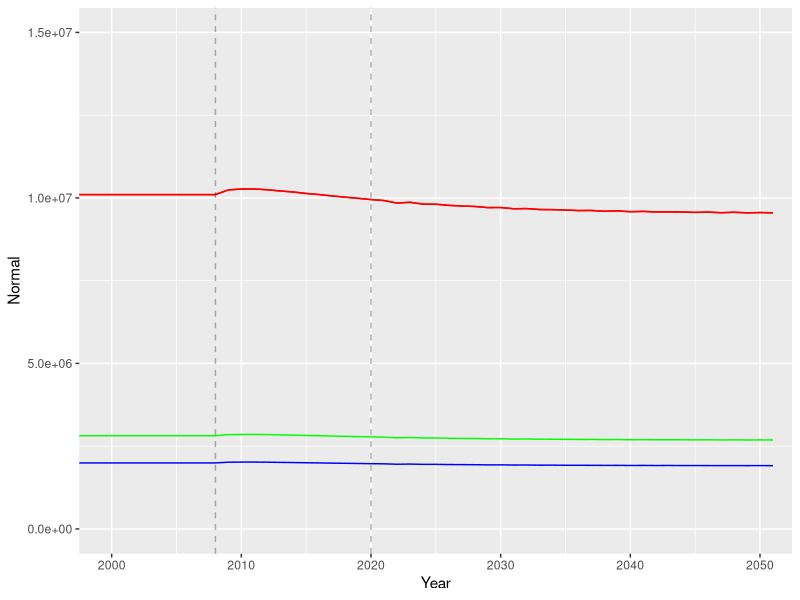
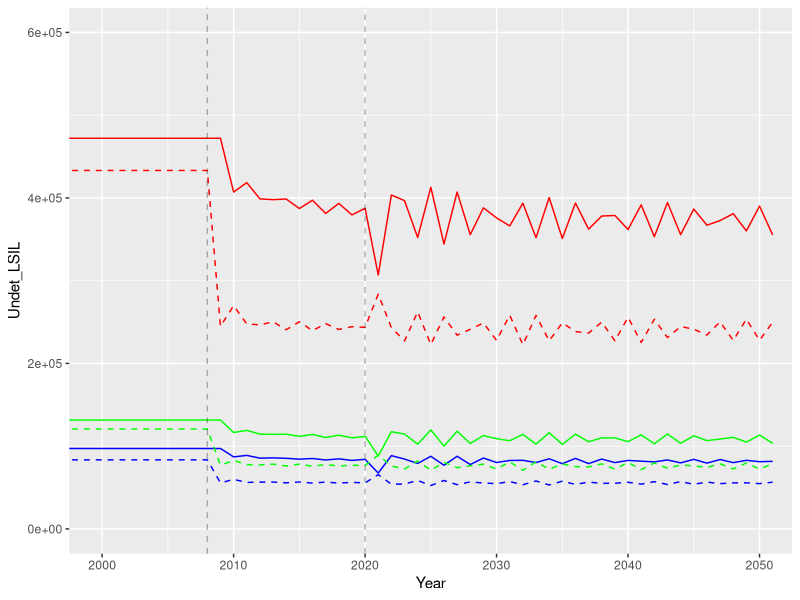

Write R code to recreate these figures, in order. (Note: this script raises an error after producing the figures.)
## FINAL MODEL BY RACE ##

library(ggplot2)

# Create function
analysis_byrace <- function(perc_race,screen,vax){
  
  #################### UNVACCINATED ####################
  
  #### Starting parameters ####
  t = 1030 # 1030 years
  N.states = 8
  
  # Population size
  # 154566548 = all women
  Pop_size_1 = 14683822*perc_race*(1-vax)
  Pop_size_2 = 10201392*perc_race*(1-vax)
  Pop_size_3 = 19939084*perc_race*(1-vax)

  # aging into cohort
  age_in <- (1/20) # multiply by pop under 18
  # aging up within cohort
  age_up_0 <- 1/3 # proportion turning 21
  age_up_1 <- 1/4 # proportion turning 25
  age_up_2 <- 1/5 # proportion turning 30
  # aging out of cohort
  age_out <- 1/10 # proportion turning 40
  # Dying
  p_die_1 <- 74/100000 # proportion dying age 18-24
  p_die_2_3 <- 164/100000 # proportion dying age 25-39
  
  # undetected
  norm_ulsil_0 <- 0.15 # normal > undetected LSIL (18-20)
  norm_ulsil_1 <- 0.08 # normal > undetected LSIL (21-24)
  norm_ulsil_2 <- 0.02 # normal > undetected LSIL (25-29)
  norm_ulsil_3 <- 0.01 # normal > undetected LSIL (30-39)
  ulsil_norm_1 <- 0.60 # undetected LSIL > normal (18-24)
  ulsil_norm_2_3 <- 0.4 # undetected LSIL > normal (25-39)
  ulsil_uhsil_1 <- 0.14 # undetected LSIL > undetected HSIL (18-24)
  ulsil_uhsil_2_3 <- 0.35 # undetected LSIL > undetected HSIL (25-39)
  uhsil_ulsil_1 <- 0.62 # undetected HSIL > undetected LSIL (18-24)
  uhsil_ulsil_2_3 <- 0.20 # undetected HSIL > undetected LSIL (25-39)
  uhsil_ucan <- 6.4/100000 # undetected HSIL > undetected cancer
  
  # detected
  norm_dlsil_1 <- norm_ulsil_1 # normal > detected LSIL (21-24)
  norm_dlsil_2 <- norm_ulsil_2 # normal > detected LSIL (24-29)
  norm_dlsil_3 <- norm_ulsil_3 # normal > detected LSIL (30-39)
  dlsil_norm_1 <- ulsil_norm_1 # detected LSIL > normal (21-24)
  dlsil_norm_2_3 <- ulsil_norm_2_3 # detected LSIL > normal (25-39)
  dlsil_dhsil_1 <- ulsil_uhsil_1 # detected LSIL > detected HSIL (21-24)
  dlsil_dhsil_2_3 <- ulsil_uhsil_2_3 # detected LSIL > detected HSIL (25-39)
  dhsil_dlsil_1 <-  uhsil_ulsil_1 # detected HSIL > detected LSIL (21-24)
  dhsil_dlsil_2_3 <-  uhsil_ulsil_2_3 # detected HSIL > detected LSIL (25-39)
  dhsil_dcan <- uhsil_ucan # detected HSIL > detected cancer
  dcan_dcandeath <- 0.35 # detected cancer > detected cancer death
  
  # treatment
  dhsil_norm <- 0.9*0.9 # detected HSIL > normal (% success * % treated)
  dcan_norm <- 0.5*1 # detected cancer > normal (% success (based on ~5 year survival) * % treated)
  
  # hysterectomies
  hyst_1 <- -log(0.99)/10 # hysterectomy 21-29 (normalized from 10 year rate > 1 year rate)
  hyst_2 <- -log(0.96)/10 # hysterectomy 30-39 (normalized from 10 year rate > 1 year rate)
  
  
  #### Create array ####
  
  # Create years label
  prefix = "Year"
  suffix = seq(1:t)
  years = paste(prefix, suffix, sep=" ")
  
  # Create empty array
  arr1 = array(NA, dim=c(t, N.states, 4), dimnames=list(years, c("Normal","Undet_LSIL","Det_LSIL","Undet_HSIL","Det_HSIL","Undet_Cancer","Det_Cancer","Cancer_Death"), c("18-20","21-24","25-29","30-39")))
  
  # Assign starting prevalence of each state
  prev1 = 0.8
  prev2 = 0.1
  prev3 = 0
  prev4 = 0.1
  prev5 = 0
  prev6 = 0
  prev7 = 0
  prev8 = 0
  
  # Assign starting states
  set.seed(123)
  arr1[1,,] <- rmultinom(1, (Pop_size_1+Pop_size_2+Pop_size_3), prob=c(prev1,prev2,prev3,prev4,prev5,prev6,prev7,prev8)) 
  
  
  ### Run model ###
  
  for(i in 2:t){
  
  ########################### Variable rates ########################
  
  t.index <- i
  
  # screening
  ulsil_dlsil <- ifelse(t.index<1000|t.index>1000,screen,(screen)*0.6)
  uhsil_dhsil <- ifelse(t.index<1000|t.index>1000,screen,(screen)*0.6)
  ucan_dcan <- screen
  
  # loss to follow up
  dlsil_uhsil <- ifelse(t.index<1000|t.index>1000,(1-screen),(1-screen)*1.4)
  #dhsil_ucan <- ifelse(t.index<1000|t.index>1000,0.17/3,(0.17/3)*1.4)
  dhsil_ucan <- 1-screen
  
  ########################### 18-20 ########################
  
  # Normal 18-20 (1)
  arr1[i,1,1] <- (arr1[(i-1),1,1]) +  
    (Pop_size_1*age_in) +             # age in
    (arr1[(i-1),2,1])*ulsil_norm_1 -  # undetected LSIL regress to normal
    (arr1[(i-1),1,1])*norm_ulsil_1 -  # normal progress to undetected LSIL
    (arr1[(i-1),1,1])*age_up_0 -      # age up
    (arr1[(i-1),1,1])*p_die_1         # die (unrelated)
  # LSIL undetected 18-20 (2)
  arr1[i,2,1] <- (arr1[(i-1),2,1]) +  
    (arr1[(i-1),1,1])*norm_ulsil_0 +  # normal progress to undetected LSIL
    (arr1[(i-1),4,1])*uhsil_ulsil_1 - # undetected HSIL regress to undetected LSIL
    (arr1[(i-1),2,1])*ulsil_norm_1 -  # undetected LSIL regress to normal
    (arr1[(i-1),2,1])*ulsil_uhsil_1 - # undetected LSIL progress to undetected HSIL
    (arr1[(i-1),2,1])*age_up_0 -      # age up
    (arr1[(i-1),2,1])*p_die_1         # die (unrelated)
  # LSIL detected 18-20 (3) = 0
  arr1[i,3,1] <- (arr1[(i-1),3,1])    # stay the same (0)
  # HSIL undetected 18-20 (4) 
  arr1[i,4,1] <- (arr1[(i-1),4,1]) + 
    (arr1[(i-1),2,1])*ulsil_uhsil_1 - # undetected LSIL progress to undetected HSIL 
    (arr1[(i-1),4,1])*uhsil_ulsil_1 - # undetected HSIL regress to undetected LSIL
    (arr1[(i-1),4,1])*age_up_0 -      # age up
    (arr1[(i-1),4,1])*p_die_1         # die (unrelated)
  # HSIL detected 18-20 (5) = 0
  arr1[i,5,1] <- (arr1[(i-1),5,1])    # stay the same (0)
  # Cancer undetected 18-20 (6) = 0
  arr1[i,6,1] <- (arr1[(i-1),6,1])    # stay the same (0)
  # Cancer detected 18-20 (7) = 0
  arr1[i,7,1] <- (arr1[(i-1),7,1])    # stay the same (0)
  # Cancer deaths 18-20 (8) = 0
  arr1[i,8,1] <- (arr1[(i-1),8,1])    # stay the same (0)
  
  ########################### 21-24 ########################
  
  # Normal 21-24 (1)
  arr1[i,1,2] <- (arr1[(i-1),1,2]) +  
    (arr1[(i-1),1,1])*age_up_0 +      # age up
    (arr1[(i-1),2,2])*ulsil_norm_1 +  # undetected LSIL regress to normal
    (arr1[(i-1),5,2])*dhsil_norm +    # detected HSIL treated to normal
    (arr1[(i-1),3,2])*dlsil_norm_1 -  # detected LSIL regress to normal
    (arr1[(i-1),1,2])*norm_ulsil_1 -  # normal progress to undetected LSIL
    (arr1[(i-1),1,2])*norm_dlsil_1 -  # normal progress to detected LSIL
    (arr1[(i-1),1,2])*age_up_1 -      # age up
    (arr1[(i-1),1,2])*hyst_1-         # hysterectomy
    (arr1[(i-1),1,2])*p_die_1         # die (unrelated)
  # LSIL undetected 21-24 (2)
  arr1[i,2,2] <- (arr1[(i-1),2,2]) + 
    (arr1[(i-1),2,1])*age_up_0 +      # age up
    (arr1[(i-1),1,2])*norm_ulsil_1 +  # normal progress to undetected LSIL
    (arr1[(i-1),4,2])*uhsil_ulsil_1 - # undetected HSIL regress to undetected LSIL
    (arr1[(i-1),2,2])*ulsil_norm_1 -  # undetected LSIL regress to normal
    (arr1[(i-1),2,2])*ulsil_uhsil_1 - # undetected LSIL progress to undetected HSIL
    (arr1[(i-1),2,2])*ulsil_dlsil -   # undetected LSIL screened to detected LSIL
    (arr1[(i-1),2,2])*age_up_1 -      # age up
    (arr1[(i-1),2,2])*hyst_1-         # hysterectomy
    (arr1[(i-1),2,2])*p_die_1         # die (unrelated)
  # LSIL detected 21-24 (3)
  arr1[i,3,2] <- (arr1[(i-1),3,2]) + 
    (arr1[(i-1),3,1])*age_up_0 +      # age up
    (arr1[(i-1),1,2])*norm_dlsil_1 +  # normal progress to detected LSIL
    (arr1[(i-1),5,2])*dhsil_dlsil_1 + # detected HSIL regress to detected LSIL
    (arr1[(i-1),2,2])*ulsil_dlsil -   # undetected LSIL screened to detected LSIL
    (arr1[(i-1),3,2])*dlsil_norm_1 -  # detected LSIL regress to normal
    (arr1[(i-1),3,2])*dlsil_dhsil_1 - # detected LSIL progress to detected HSIL
    (arr1[(i-1),3,2])*dlsil_uhsil -   # detected LSIL LTFU to undetected HSIL
    (arr1[(i-1),3,2])*age_up_1 -      # age up
    (arr1[(i-1),3,2])*hyst_1-         # hysterectomy
    (arr1[(i-1),3,2])*p_die_1         # die (unrelated)
  # HSIL undetected 21-24 (4) 
  arr1[i,4,2] <- (arr1[(i-1),4,2]) + 
    (arr1[(i-1),4,1])*age_up_0 +      # age up
    (arr1[(i-1),2,2])*ulsil_uhsil_1 + # undetected LSIL progress to undetected HSIL 
    (arr1[(i-1),3,2])*dlsil_uhsil -   # detected LSIL LTFU to undetected HSIL
    (arr1[(i-1),4,2])*uhsil_ulsil_1 - # undetected HSIL regress to undetected LSIL
    (arr1[(i-1),4,2])*uhsil_dhsil -   # undetected HSIL screened to detected HSIL
    (arr1[(i-1),4,2])*age_up_1 -      # age up
    (arr1[(i-1),4,2])*hyst_1-         # hysterectomy
    (arr1[(i-1),4,2])*p_die_1         # die (unrelated)
  # HSIL detected 21-24 (5)
  arr1[i,5,2] <- (arr1[(i-1),5,2]) + 
    (arr1[(i-1),5,1])*age_up_0 +      # age up
    (arr1[(i-1),3,2])*dlsil_dhsil_1 + # detected LSIL progress to detected HSIL
    (arr1[(i-1),4,2])*uhsil_dhsil -   # undetected HSIL screened to detected HSIL
    (arr1[(i-1),5,2])*dhsil_dlsil_1 - # detected HSIL regress to detected LSIL
    (arr1[(i-1),5,2])*dhsil_norm -    # detected HSIL treated to normal
    (arr1[(i-1),5,2])*age_up_1 -      # age up
    (arr1[(i-1),5,2])*hyst_1-         # hysterectomy
    (arr1[(i-1),5,2])*p_die_1         # die (unrelated)
  # Cancer undetected 18-24 (6) = 0
  arr1[i,6,2] <- (arr1[(i-1),6,2])    # stay the same (0)
  # Cancer detected 18-24 (7) = 0
  arr1[i,7,2] <- (arr1[(i-1),7,2])    # stay the same (0)
  # Cancer deaths 18-24 (8) = 0
  arr1[i,8,2] <- (arr1[(i-1),8,2])    # stay the same (0)
  
  ########################### 25-29 ########################
  
  # Normal 25-29 (1)
  arr1[i,1,3] <- (arr1[(i-1),1,3]) +  
    (arr1[(i-1),1,2])*age_up_1 +        # age up
    (arr1[(i-1),2,3])*ulsil_norm_2_3 +  # undetected LSIL regress to normal
    (arr1[(i-1),5,3])*dhsil_norm +      # detected HSIL treated to normal
    (arr1[(i-1),7,3])*dcan_norm +       # detected cancer treated to normal
    (arr1[(i-1),3,3])*dlsil_norm_2_3 -  # detected LSIL regress to normal
    (arr1[(i-1),1,3])*norm_ulsil_2 -    # normal progress to undetected LSIL
    (arr1[(i-1),1,3])*norm_dlsil_2 -    # normal progress to detected LSIL
    (arr1[(i-1),1,3])*age_up_2 -        # age up 
    (arr1[(i-1),1,3])*hyst_1-           # hysterectomy
    (arr1[(i-1),1,3])*p_die_2_3         # die (unrelated)
  # LSIL undetected 25-29 (2)
  arr1[i,2,3] <- (arr1[(i-1),2,3]) + 
    (arr1[(i-1),2,2])*age_up_1 +        # age up
    (arr1[(i-1),1,3])*norm_ulsil_2 +    # normal progress to undetected LSIL
    (arr1[(i-1),4,3])*uhsil_ulsil_2_3 - # undetected HSIL regress to undetected LSIL
    (arr1[(i-1),2,3])*ulsil_norm_2_3 -  # undetected LSIL regress to normal
    (arr1[(i-1),2,3])*ulsil_uhsil_2_3 - # undetected LSIL progress to undetected HSIL
    (arr1[(i-1),2,3])*ulsil_dlsil -     # undetected LSIL screened to detected LSIL
    (arr1[(i-1),2,3])*age_up_2 -        # age up
    (arr1[(i-1),2,3])*hyst_1-           # hysterectomy
    (arr1[(i-1),2,3])*p_die_2_3         # die (unrelated)
  # LSIL detected 25-29 (3)
  arr1[i,3,3] <- (arr1[(i-1),3,3]) + 
    (arr1[(i-1),3,2])*age_up_1 +        # age up
    (arr1[(i-1),1,3])*norm_dlsil_2 +    # normal progress to detected LSIL
    (arr1[(i-1),5,3])*dhsil_dlsil_2_3 + # detected HSIL regress to detected LSIL
    (arr1[(i-1),2,3])*ulsil_dlsil -     # undetected LSIL screened to detected LSIL
    (arr1[(i-1),3,3])*dlsil_norm_2_3 -  # detected LSIL regress to normal
    (arr1[(i-1),3,3])*dlsil_dhsil_2_3 - # detected LSIL progress to detected HSIL
    (arr1[(i-1),3,3])*dlsil_uhsil -     # detected LSIL LTFU to undetected HSIL
    (arr1[(i-1),3,3])*age_up_2 -        # age up
    (arr1[(i-1),3,3])*hyst_1-           # hysterectomy
    (arr1[(i-1),3,3])*p_die_2_3         # die (unrelated)
  # HSIL undetected 25-29 (4) 
  arr1[i,4,3] <- (arr1[(i-1),4,3]) + 
    (arr1[(i-1),4,2])*age_up_1 +        # age up
    (arr1[(i-1),2,3])*ulsil_uhsil_2_3 + # undetected LSIL progress to undetected HSIL 
    (arr1[(i-1),3,3])*dlsil_uhsil -     # detected LSIL LTFU to undetected HSIL
    (arr1[(i-1),4,3])*uhsil_ulsil_2_3 - # undetected HSIL regress to undetected LSIL
    (arr1[(i-1),4,3])*uhsil_ucan -      # undetected HSIL progress to undetected cancer
    (arr1[(i-1),4,3])*uhsil_dhsil -     # undetected HSIL screened to detected HSIL
    (arr1[(i-1),4,3])*age_up_2 -        # age up
    (arr1[(i-1),4,3])*hyst_1-           # hysterectomy
    (arr1[(i-1),4,3])*p_die_2_3         # die (unrelated)
  # HSIL detected 25-29 (5)
  arr1[i,5,3] <- (arr1[(i-1),5,3]) + 
    (arr1[(i-1),5,2])*age_up_1 +        # age up
    (arr1[(i-1),3,3])*dlsil_dhsil_2_3 + # detected LSIL progress to detected HSIL
    (arr1[(i-1),4,3])*uhsil_dhsil -     # undetected HSIL screened to detected HSIL
    (arr1[(i-1),5,3])*dhsil_dlsil_2_3 - # detected HSIL regress to detected LSIL
    (arr1[(i-1),5,3])*dhsil_ucan -      # detected HSIL LTFU to undetected cancer
    (arr1[(i-1),5,3])*dhsil_dcan -      # detected HSIL progress to detected cancer
    (arr1[(i-1),5,3])*dhsil_norm -      # detected HSIL treated to normal
    (arr1[(i-1),5,3])*age_up_2 -        # age up
    (arr1[(i-1),5,3])*hyst_1-           # hysterectomy
    (arr1[(i-1),5,3])*p_die_2_3         # die (unrelated)
  # Cancer undetected 25-29 (6)
  arr1[i,6,3] <- (arr1[(i-1),6,3]) +
    (arr1[(i-1),4,3])*uhsil_ucan +      # undetected HSIL progress to undetected cancer
    (arr1[(i-1),5,3])*dhsil_ucan -      # detected HSIL LTFU to undetected cancer
    (arr1[(i-1),6,3])*ucan_dcan -       # undetected cancer screened to detected cancer
    (arr1[(i-1),6,3])*age_up_2 -        # age up
    (arr1[(i-1),6,3])*hyst_1-           # hysterectomy
    (arr1[(i-1),6,3])*p_die_2_3         # die (unrelated)
  # Cancer detected 25-29 (7)
  arr1[i,7,3] <- (arr1[(i-1),7,3]) +
    (arr1[(i-1),5,3])*dhsil_dcan +      # detected HSIL progress to detected cancer
    (arr1[(i-1),6,3])*ucan_dcan -       # undetected cancer screened to detected cancer
    (arr1[(i-1),7,3])*dcan_dcandeath -  # detected cancer progress to cancer death
    (arr1[(i-1),7,3])*dcan_norm -       # detected cancer treated to normal
    (arr1[(i-1),7,3])*age_up_2 -        # age out
    (arr1[(i-1),7,3])*p_die_2_3         # die (unrelated)
  # Cancer deaths 25-29 (8)
  arr1[i,8,3] <-
    (arr1[(i-1),7,3])*dcan_dcandeath    # detected cancer progress to cancer death
  
  ########################### 30-39 ########################
  
  # Normal 30-39 (1)
  arr1[i,1,4] <- (arr1[(i-1),1,4]) +  
    (arr1[(i-1),1,3])*age_up_2 +        # age up
    (arr1[(i-1),2,4])*ulsil_norm_2_3 +  # undetected LSIL regress to normal
    (arr1[(i-1),5,4])*dhsil_norm +      # detected HSIL treated to normal
    (arr1[(i-1),7,4])*dcan_norm +       # detected cancer treated to normal
    (arr1[(i-1),3,4])*dlsil_norm_2_3 -  # detected LSIL regress to normal
    (arr1[(i-1),1,4])*norm_ulsil_3 -    # normal progress to undetected LSIL
    (arr1[(i-1),1,4])*norm_dlsil_3 -    # normal progress to detected LSIL
    (arr1[(i-1),1,4])*age_out -         # age out
    (arr1[(i-1),1,4])*hyst_2-           # hysterectomy
    (arr1[(i-1),1,4])*p_die_2_3         # die (unrelated)
  # LSIL undetected 25-39 (2)
  arr1[i,2,4] <- (arr1[(i-1),2,4]) + 
    (arr1[(i-1),2,3])*age_up_2 +        # age up
    (arr1[(i-1),1,4])*norm_ulsil_3 +    # normal progress to undetected LSIL
    (arr1[(i-1),4,4])*uhsil_ulsil_2_3 - # undetected HSIL regress to undetected LSIL
    (arr1[(i-1),2,4])*ulsil_norm_2_3 -  # undetected LSIL regress to normal
    (arr1[(i-1),2,4])*ulsil_uhsil_2_3 - # undetected LSIL progress to undetected HSIL
    (arr1[(i-1),2,4])*ulsil_dlsil -     # undetected LSIL screened to detected LSIL
    (arr1[(i-1),2,4])*age_out -         # age out
    (arr1[(i-1),2,4])*hyst_2-           # hysterectomy
    (arr1[(i-1),2,4])*p_die_2_3         # die (unrelated)
  # LSIL detected 25-39 (3)
  arr1[i,3,4] <- (arr1[(i-1),3,4]) + 
    (arr1[(i-1),3,3])*age_up_2 +        # age up
    (arr1[(i-1),1,4])*norm_dlsil_3 +    # normal progress to detected LSIL
    (arr1[(i-1),5,4])*dhsil_dlsil_2_3 + # detected HSIL regress to detected LSIL
    (arr1[(i-1),2,4])*ulsil_dlsil -     # undetected LSIL screened to detected LSIL
    (arr1[(i-1),3,4])*dlsil_norm_2_3 -  # detected LSIL regress to normal
    (arr1[(i-1),3,4])*dlsil_dhsil_2_3 - # detected LSIL progress to detected HSIL
    (arr1[(i-1),3,4])*dlsil_uhsil -     # detected LSIL LTFU to undetected HSIL
    (arr1[(i-1),3,4])*age_out -         # age out
    (arr1[(i-1),3,4])*hyst_2-           # hysterectomy
    (arr1[(i-1),3,4])*p_die_2_3         # die (unrelated)
  # HSIL undetected 25-39 (4) 
  arr1[i,4,4] <- (arr1[(i-1),4,4]) + 
    (arr1[(i-1),4,3])*age_up_2 +        # age up
    (arr1[(i-1),2,4])*ulsil_uhsil_2_3 + # undetected LSIL progress to undetected HSIL 
    (arr1[(i-1),3,4])*dlsil_uhsil -     # detected LSIL LTFU to undetected HSIL
    (arr1[(i-1),4,4])*uhsil_ulsil_2_3 - # undetected HSIL regress to undetected LSIL
    (arr1[(i-1),4,4])*uhsil_ucan -      # undetected HSIL progress to undetected cancer
    (arr1[(i-1),4,4])*uhsil_dhsil -     # undetected HSIL screened to detected HSIL
    (arr1[(i-1),4,4])*age_out -         # age out
    (arr1[(i-1),4,4])*hyst_2-           # hysterectomy
    (arr1[(i-1),4,4])*p_die_2_3         # die (unrelated)
  # HSIL detected 25-39 (5)
  arr1[i,5,4] <- (arr1[(i-1),5,4]) + 
    (arr1[(i-1),5,3])*age_up_2 +        # age up
    (arr1[(i-1),3,4])*dlsil_dhsil_2_3 + # detected LSIL progress to detected HSIL
    (arr1[(i-1),4,4])*uhsil_dhsil -     # undetected HSIL screened to detected HSIL
    (arr1[(i-1),5,4])*dhsil_dlsil_2_3 - # detected HSIL regress to detected LSIL
    (arr1[(i-1),5,4])*dhsil_ucan -      # detected HSIL LTFU to undetected cancer
    (arr1[(i-1),5,4])*dhsil_dcan -      # detected HSIL progress to detected cancer
    (arr1[(i-1),5,4])*dhsil_norm -      # detected HSIL treated to normal
    (arr1[(i-1),5,4])*age_out -         # age out
    (arr1[(i-1),5,4])*hyst_2-           # hysterectomy
    (arr1[(i-1),5,4])*p_die_2_3         # die (unrelated)
  # Cancer undetected 25-39 (6)
  arr1[i,6,4] <- (arr1[(i-1),6,4]) +
    (arr1[(i-1),6,4])*age_up_2 +        # age up
    (arr1[(i-1),4,4])*uhsil_ucan +      # undetected HSIL progress to undetected cancer
    (arr1[(i-1),5,4])*dhsil_ucan -      # detected HSIL LTFU to undetected cancer
    (arr1[(i-1),6,4])*ucan_dcan -       # undetected cancer screened to detected cancer
    (arr1[(i-1),6,4])*age_out -         # age out
    (arr1[(i-1),6,4])*hyst_2-           # hysterectomy
    (arr1[(i-1),6,4])*p_die_2_3         # die (unrelated)
  # Cancer detected 25-39 (7)
  arr1[i,7,4] <- (arr1[(i-1),7,4]) +
    (arr1[(i-1),7,3])*age_up_2 +        # age up
    (arr1[(i-1),5,4])*dhsil_dcan +      # detected HSIL progress to detected cancer
    (arr1[(i-1),6,4])*ucan_dcan -       # undetected cancer screened to detected cancer
    (arr1[(i-1),7,4])*dcan_dcandeath -  # detected cancer progress to cancer death
    (arr1[(i-1),7,4])*dcan_norm -       # detected cancer treated to normal
    (arr1[(i-1),7,4])*age_out -         # age out
    (arr1[(i-1),7,4])*p_die_2_3         # die (unrelated)
  # Cancer deaths 25-39 (8)
  arr1[i,8,4] <-
    (arr1[(i-1),7,4])*dcan_dcandeath    # detected cancer progress to cancer death
  }
  
  arr1 <- round(arr1,0)
  
  # Collapse age stratification
  result <- apply(arr1, 2L, rowSums)
  # pull out last row of resultant df
  final_result <- as.data.frame(result[nrow(result),])
  
  # Log likelihood of result vs predicted
  LL <- sum(dpois(final_result[c(5,7,8),], c(196000*0.4,10510*0.4,3400*0.4), log=TRUE))
  
  # Pull out detected HSIL, detected cancer, and cancer death
  Results <- final_result[c(5,7,8),]
  # Pull out detected HSIL, undetected cancer, and cancer death
  Results_3 <- final_result[c(5,6,8),]
  
  # Make resultant array into df
  result_2 <- as.data.frame(result)
  # Create column name for Years column
  result_3 <- as.data.frame(tibble::rownames_to_column(result_2, "Year"))
  # Add year # column
  result_3$Year.No <- seq(1:t)
  
  
  
  #################### UNVACCINATED ####################
  
  # Population size
  # 154566548 = all women
  Pop_size_1 = 14683822*perc_race*vax
  Pop_size_2 = 10201392*perc_race*vax
  Pop_size_3 = 19939084*perc_race*vax

  #### Create array ####
  
  arr1 = array(NA, dim=c(t, N.states, 4), dimnames=list(years, c("Normal","Undet_LSIL","Det_LSIL","Undet_HSIL","Det_HSIL","Undet_Cancer","Det_Cancer","Cancer_Death"), c("18-20","21-24","25-29","30-39")))
  
  # Assign starting prevalence of each state
  prev1 = 0.8
  prev2 = 0.1
  prev3 = 0
  prev4 = 0.1
  prev5 = 0
  prev6 = 0
  prev7 = 0
  prev8 = 0
  
  # Assign starting states
  set.seed(123)
  arr1[1,,] <- rmultinom(1, (Pop_size_1+Pop_size_2+Pop_size_3), prob=c(prev1,prev2,prev3,prev4,prev5,prev6,prev7,prev8)) 
  
  
  ### Run model ###
  for(i in 2:t){
  
  ########################### Variable rates ########################
  
  t.index <- i
  
  norm_ulsil_0 <- ifelse(t.index<988, 0.15, 0.15*0.2)
  norm_ulsil_1 <- ifelse(t.index<988, 0.08, 0.08*0.2)
  norm_ulsil_2 <- ifelse(t.index<988, 0.02, 0.02*0.2)
  
  # screening
  ulsil_dlsil <- ifelse(t.index<1000|t.index>1000,screen,(screen)*0.6)
  uhsil_dhsil <- ifelse(t.index<1000|t.index>1000,screen,(screen)*0.6)
  ucan_dcan <- screen
  
  # loss to follow up
  dlsil_uhsil <- ifelse(t.index<1000|t.index>1000,1-screen,(1-screen)*1.4)
  dhsil_ucan <- 1-screen
  
  ########################### 18-20 ########################
  
  # Normal 18-20 (1)
  arr1[i,1,1] <- (arr1[(i-1),1,1]) +  
    (Pop_size_1*age_in) +             # age in
    (arr1[(i-1),2,1])*ulsil_norm_1 -  # undetected LSIL regress to normal
    (arr1[(i-1),1,1])*norm_ulsil_1 -  # normal progress to undetected LSIL
    (arr1[(i-1),1,1])*age_up_0 -      # age up
    (arr1[(i-1),1,1])*p_die_1         # die (unrelated)
  # LSIL undetected 18-20 (2)
  arr1[i,2,1] <- (arr1[(i-1),2,1]) +  
    (arr1[(i-1),1,1])*norm_ulsil_0 +  # normal progress to undetected LSIL
    (arr1[(i-1),4,1])*uhsil_ulsil_1 - # undetected HSIL regress to undetected LSIL
    (arr1[(i-1),2,1])*ulsil_norm_1 -  # undetected LSIL regress to normal
    (arr1[(i-1),2,1])*ulsil_uhsil_1 - # undetected LSIL progress to undetected HSIL
    (arr1[(i-1),2,1])*age_up_0 -      # age up
    (arr1[(i-1),2,1])*p_die_1         # die (unrelated)
  # LSIL detected 18-20 (3) = 0
  arr1[i,3,1] <- (arr1[(i-1),3,1])    # stay the same (0)
  # HSIL undetected 18-20 (4) 
  arr1[i,4,1] <- (arr1[(i-1),4,1]) + 
    (arr1[(i-1),2,1])*ulsil_uhsil_1 - # undetected LSIL progress to undetected HSIL 
    (arr1[(i-1),4,1])*uhsil_ulsil_1 - # undetected HSIL regress to undetected LSIL
    (arr1[(i-1),4,1])*age_up_0 -      # age up
    (arr1[(i-1),4,1])*p_die_1         # die (unrelated)
  # HSIL detected 18-20 (5) = 0
  arr1[i,5,1] <- (arr1[(i-1),5,1])    # stay the same (0)
  # Cancer undetected 18-20 (6) = 0
  arr1[i,6,1] <- (arr1[(i-1),6,1])    # stay the same (0)
  # Cancer detected 18-20 (7) = 0
  arr1[i,7,1] <- (arr1[(i-1),7,1])    # stay the same (0)
  # Cancer deaths 18-20 (8) = 0
  arr1[i,8,1] <- (arr1[(i-1),8,1])    # stay the same (0)
  
  ########################### 21-24 ########################
  
  # Normal 21-24 (1)
  arr1[i,1,2] <- (arr1[(i-1),1,2]) +  
    (arr1[(i-1),1,1])*age_up_0 +      # age up
    (arr1[(i-1),2,2])*ulsil_norm_1 +  # undetected LSIL regress to normal
    (arr1[(i-1),5,2])*dhsil_norm +    # detected HSIL treated to normal
    (arr1[(i-1),3,2])*dlsil_norm_1 -  # detected LSIL regress to normal
    (arr1[(i-1),1,2])*norm_ulsil_1 -  # normal progress to undetected LSIL
    (arr1[(i-1),1,2])*norm_dlsil_1 -  # normal progress to detected LSIL
    (arr1[(i-1),1,2])*age_up_1 -      # age up
    (arr1[(i-1),1,2])*hyst_1-         # hysterectomy
    (arr1[(i-1),1,2])*p_die_1         # die (unrelated)
  # LSIL undetected 21-24 (2)
  arr1[i,2,2] <- (arr1[(i-1),2,2]) + 
    (arr1[(i-1),2,1])*age_up_0 +      # age up
    (arr1[(i-1),1,2])*norm_ulsil_1 +  # normal progress to undetected LSIL
    (arr1[(i-1),4,2])*uhsil_ulsil_1 - # undetected HSIL regress to undetected LSIL
    (arr1[(i-1),2,2])*ulsil_norm_1 -  # undetected LSIL regress to normal
    (arr1[(i-1),2,2])*ulsil_uhsil_1 - # undetected LSIL progress to undetected HSIL
    (arr1[(i-1),2,2])*ulsil_dlsil -   # undetected LSIL screened to detected LSIL
    (arr1[(i-1),2,2])*age_up_1 -      # age up
    (arr1[(i-1),2,2])*hyst_1-         # hysterectomy
    (arr1[(i-1),2,2])*p_die_1         # die (unrelated)
  # LSIL detected 21-24 (3)
  arr1[i,3,2] <- (arr1[(i-1),3,2]) + 
    (arr1[(i-1),3,1])*age_up_0 +      # age up
    (arr1[(i-1),1,2])*norm_dlsil_1 +  # normal progress to detected LSIL
    (arr1[(i-1),5,2])*dhsil_dlsil_1 + # detected HSIL regress to detected LSIL
    (arr1[(i-1),2,2])*ulsil_dlsil -   # undetected LSIL screened to detected LSIL
    (arr1[(i-1),3,2])*dlsil_norm_1 -  # detected LSIL regress to normal
    (arr1[(i-1),3,2])*dlsil_dhsil_1 - # detected LSIL progress to detected HSIL
    (arr1[(i-1),3,2])*dlsil_uhsil -   # detected LSIL LTFU to undetected HSIL
    (arr1[(i-1),3,2])*age_up_1 -      # age up
    (arr1[(i-1),3,2])*hyst_1-         # hysterectomy
    (arr1[(i-1),3,2])*p_die_1         # die (unrelated)
  # HSIL undetected 21-24 (4) 
  arr1[i,4,2] <- (arr1[(i-1),4,2]) + 
    (arr1[(i-1),4,1])*age_up_0 +      # age up
    (arr1[(i-1),2,2])*ulsil_uhsil_1 + # undetected LSIL progress to undetected HSIL 
    (arr1[(i-1),3,2])*dlsil_uhsil -   # detected LSIL LTFU to undetected HSIL
    (arr1[(i-1),4,2])*uhsil_ulsil_1 - # undetected HSIL regress to undetected LSIL
    (arr1[(i-1),4,2])*uhsil_dhsil -   # undetected HSIL screened to detected HSIL
    (arr1[(i-1),4,2])*age_up_1 -      # age up
    (arr1[(i-1),4,2])*hyst_1-         # hysterectomy
    (arr1[(i-1),4,2])*p_die_1         # die (unrelated)
  # HSIL detected 21-24 (5)
  arr1[i,5,2] <- (arr1[(i-1),5,2]) + 
    (arr1[(i-1),5,1])*age_up_0 +      # age up
    (arr1[(i-1),3,2])*dlsil_dhsil_1 + # detected LSIL progress to detected HSIL
    (arr1[(i-1),4,2])*uhsil_dhsil -   # undetected HSIL screened to detected HSIL
    (arr1[(i-1),5,2])*dhsil_dlsil_1 - # detected HSIL regress to detected LSIL
    (arr1[(i-1),5,2])*dhsil_norm -    # detected HSIL treated to normal
    (arr1[(i-1),5,2])*age_up_1 -      # age up
    (arr1[(i-1),5,2])*hyst_1-         # hysterectomy
    (arr1[(i-1),5,2])*p_die_1         # die (unrelated)
  # Cancer undetected 18-24 (6) = 0
  arr1[i,6,2] <- (arr1[(i-1),6,2])    # stay the same (0)
  # Cancer detected 18-24 (7) = 0
  arr1[i,7,2] <- (arr1[(i-1),7,2])    # stay the same (0)
  # Cancer deaths 18-24 (8) = 0
  arr1[i,8,2] <- (arr1[(i-1),8,2])    # stay the same (0)
  
  ########################### 25-29 ########################
  
  # Normal 25-29 (1)
  arr1[i,1,3] <- (arr1[(i-1),1,3]) +  
    (arr1[(i-1),1,2])*age_up_1 +        # age up
    (arr1[(i-1),2,3])*ulsil_norm_2_3 +  # undetected LSIL regress to normal
    (arr1[(i-1),5,3])*dhsil_norm +      # detected HSIL treated to normal
    (arr1[(i-1),7,3])*dcan_norm +       # detected cancer treated to normal
    (arr1[(i-1),3,3])*dlsil_norm_2_3 -  # detected LSIL regress to normal
    (arr1[(i-1),1,3])*norm_ulsil_2 -    # normal progress to undetected LSIL
    (arr1[(i-1),1,3])*norm_dlsil_2 -    # normal progress to detected LSIL
    (arr1[(i-1),1,3])*age_up_2 -        # age up 
    (arr1[(i-1),1,3])*hyst_1-           # hysterectomy
    (arr1[(i-1),1,3])*p_die_2_3         # die (unrelated)
  # LSIL undetected 25-29 (2)
  arr1[i,2,3] <- (arr1[(i-1),2,3]) + 
    (arr1[(i-1),2,2])*age_up_1 +        # age up
    (arr1[(i-1),1,3])*norm_ulsil_2 +    # normal progress to undetected LSIL
    (arr1[(i-1),4,3])*uhsil_ulsil_2_3 - # undetected HSIL regress to undetected LSIL
    (arr1[(i-1),2,3])*ulsil_norm_2_3 -  # undetected LSIL regress to normal
    (arr1[(i-1),2,3])*ulsil_uhsil_2_3 - # undetected LSIL progress to undetected HSIL
    (arr1[(i-1),2,3])*ulsil_dlsil -     # undetected LSIL screened to detected LSIL
    (arr1[(i-1),2,3])*age_up_2 -        # age up
    (arr1[(i-1),2,3])*hyst_1-           # hysterectomy
    (arr1[(i-1),2,3])*p_die_2_3         # die (unrelated)
  # LSIL detected 25-29 (3)
  arr1[i,3,3] <- (arr1[(i-1),3,3]) + 
    (arr1[(i-1),3,2])*age_up_1 +        # age up
    (arr1[(i-1),1,3])*norm_dlsil_2 +    # normal progress to detected LSIL
    (arr1[(i-1),5,3])*dhsil_dlsil_2_3 + # detected HSIL regress to detected LSIL
    (arr1[(i-1),2,3])*ulsil_dlsil -     # undetected LSIL screened to detected LSIL
    (arr1[(i-1),3,3])*dlsil_norm_2_3 -  # detected LSIL regress to normal
    (arr1[(i-1),3,3])*dlsil_dhsil_2_3 - # detected LSIL progress to detected HSIL
    (arr1[(i-1),3,3])*dlsil_uhsil -     # detected LSIL LTFU to undetected HSIL
    (arr1[(i-1),3,3])*age_up_2 -        # age up
    (arr1[(i-1),3,3])*hyst_1-           # hysterectomy
    (arr1[(i-1),3,3])*p_die_2_3         # die (unrelated)
  # HSIL undetected 25-29 (4) 
  arr1[i,4,3] <- (arr1[(i-1),4,3]) + 
    (arr1[(i-1),4,2])*age_up_1 +        # age up
    (arr1[(i-1),2,3])*ulsil_uhsil_2_3 + # undetected LSIL progress to undetected HSIL 
    (arr1[(i-1),3,3])*dlsil_uhsil -     # detected LSIL LTFU to undetected HSIL
    (arr1[(i-1),4,3])*uhsil_ulsil_2_3 - # undetected HSIL regress to undetected LSIL
    (arr1[(i-1),4,3])*uhsil_ucan -      # undetected HSIL progress to undetected cancer
    (arr1[(i-1),4,3])*uhsil_dhsil -     # undetected HSIL screened to detected HSIL
    (arr1[(i-1),4,3])*age_up_2 -        # age up
    (arr1[(i-1),4,3])*hyst_1-           # hysterectomy
    (arr1[(i-1),4,3])*p_die_2_3         # die (unrelated)
  # HSIL detected 25-29 (5)
  arr1[i,5,3] <- (arr1[(i-1),5,3]) + 
    (arr1[(i-1),5,2])*age_up_1 +        # age up
    (arr1[(i-1),3,3])*dlsil_dhsil_2_3 + # detected LSIL progress to detected HSIL
    (arr1[(i-1),4,3])*uhsil_dhsil -     # undetected HSIL screened to detected HSIL
    (arr1[(i-1),5,3])*dhsil_dlsil_2_3 - # detected HSIL regress to detected LSIL
    (arr1[(i-1),5,3])*dhsil_ucan -      # detected HSIL LTFU to undetected cancer
    (arr1[(i-1),5,3])*dhsil_dcan -      # detected HSIL progress to detected cancer
    (arr1[(i-1),5,3])*dhsil_norm -      # detected HSIL treated to normal
    (arr1[(i-1),5,3])*age_up_2 -        # age up
    (arr1[(i-1),5,3])*hyst_1-           # hysterectomy
    (arr1[(i-1),5,3])*p_die_2_3         # die (unrelated)
  # Cancer undetected 25-29 (6)
  arr1[i,6,3] <- (arr1[(i-1),6,3]) +
    (arr1[(i-1),4,3])*uhsil_ucan +      # undetected HSIL progress to undetected cancer
    (arr1[(i-1),5,3])*dhsil_ucan -      # detected HSIL LTFU to undetected cancer
    (arr1[(i-1),6,3])*ucan_dcan -       # undetected cancer screened to detected cancer
    (arr1[(i-1),6,3])*age_up_2 -        # age up
    (arr1[(i-1),6,3])*hyst_1-           # hysterectomy
    (arr1[(i-1),6,3])*p_die_2_3         # die (unrelated)
  # Cancer detected 25-29 (7)
  arr1[i,7,3] <- (arr1[(i-1),7,3]) +
    (arr1[(i-1),5,3])*dhsil_dcan +      # detected HSIL progress to detected cancer
    (arr1[(i-1),6,3])*ucan_dcan -       # undetected cancer screened to detected cancer
    (arr1[(i-1),7,3])*dcan_dcandeath -  # detected cancer progress to cancer death
    (arr1[(i-1),7,3])*dcan_norm -       # detected cancer treated to normal
    (arr1[(i-1),7,3])*age_up_2 -        # age out
    (arr1[(i-1),7,3])*p_die_2_3         # die (unrelated)
  # Cancer deaths 25-29 (8)
  arr1[i,8,3] <-
    (arr1[(i-1),7,3])*dcan_dcandeath    # detected cancer progress to cancer death
  
  ########################### 30-39 ########################
  
  # Normal 30-39 (1)
  arr1[i,1,4] <- (arr1[(i-1),1,4]) +  
    (arr1[(i-1),1,3])*age_up_2 +        # age up
    (arr1[(i-1),2,4])*ulsil_norm_2_3 +  # undetected LSIL regress to normal
    (arr1[(i-1),5,4])*dhsil_norm +      # detected HSIL treated to normal
    (arr1[(i-1),7,4])*dcan_norm +       # detected cancer treated to normal
    (arr1[(i-1),3,4])*dlsil_norm_2_3 -  # detected LSIL regress to normal
    (arr1[(i-1),1,4])*norm_ulsil_3 -    # normal progress to undetected LSIL
    (arr1[(i-1),1,4])*norm_dlsil_3 -    # normal progress to detected LSIL
    (arr1[(i-1),1,4])*age_out -         # age out
    (arr1[(i-1),1,4])*hyst_2-           # hysterectomy
    (arr1[(i-1),1,4])*p_die_2_3         # die (unrelated)
  # LSIL undetected 25-39 (2)
  arr1[i,2,4] <- (arr1[(i-1),2,4]) + 
    (arr1[(i-1),2,3])*age_up_2 +        # age up
    (arr1[(i-1),1,4])*norm_ulsil_3 +    # normal progress to undetected LSIL
    (arr1[(i-1),4,4])*uhsil_ulsil_2_3 - # undetected HSIL regress to undetected LSIL
    (arr1[(i-1),2,4])*ulsil_norm_2_3 -  # undetected LSIL regress to normal
    (arr1[(i-1),2,4])*ulsil_uhsil_2_3 - # undetected LSIL progress to undetected HSIL
    (arr1[(i-1),2,4])*ulsil_dlsil -     # undetected LSIL screened to detected LSIL
    (arr1[(i-1),2,4])*age_out -         # age out
    (arr1[(i-1),2,4])*hyst_2-           # hysterectomy
    (arr1[(i-1),2,4])*p_die_2_3         # die (unrelated)
  # LSIL detected 25-39 (3)
  arr1[i,3,4] <- (arr1[(i-1),3,4]) + 
    (arr1[(i-1),3,3])*age_up_2 +        # age up
    (arr1[(i-1),1,4])*norm_dlsil_3 +    # normal progress to detected LSIL
    (arr1[(i-1),5,4])*dhsil_dlsil_2_3 + # detected HSIL regress to detected LSIL
    (arr1[(i-1),2,4])*ulsil_dlsil -     # undetected LSIL screened to detected LSIL
    (arr1[(i-1),3,4])*dlsil_norm_2_3 -  # detected LSIL regress to normal
    (arr1[(i-1),3,4])*dlsil_dhsil_2_3 - # detected LSIL progress to detected HSIL
    (arr1[(i-1),3,4])*dlsil_uhsil -     # detected LSIL LTFU to undetected HSIL
    (arr1[(i-1),3,4])*age_out -         # age out
    (arr1[(i-1),3,4])*hyst_2-           # hysterectomy
    (arr1[(i-1),3,4])*p_die_2_3         # die (unrelated)
  # HSIL undetected 25-39 (4) 
  arr1[i,4,4] <- (arr1[(i-1),4,4]) + 
    (arr1[(i-1),4,3])*age_up_2 +        # age up
    (arr1[(i-1),2,4])*ulsil_uhsil_2_3 + # undetected LSIL progress to undetected HSIL 
    (arr1[(i-1),3,4])*dlsil_uhsil -     # detected LSIL LTFU to undetected HSIL
    (arr1[(i-1),4,4])*uhsil_ulsil_2_3 - # undetected HSIL regress to undetected LSIL
    (arr1[(i-1),4,4])*uhsil_ucan -      # undetected HSIL progress to undetected cancer
    (arr1[(i-1),4,4])*uhsil_dhsil -     # undetected HSIL screened to detected HSIL
    (arr1[(i-1),4,4])*age_out -         # age out
    (arr1[(i-1),4,4])*hyst_2-           # hysterectomy
    (arr1[(i-1),4,4])*p_die_2_3         # die (unrelated)
  # HSIL detected 25-39 (5)
  arr1[i,5,4] <- (arr1[(i-1),5,4]) + 
    (arr1[(i-1),5,3])*age_up_2 +        # age up
    (arr1[(i-1),3,4])*dlsil_dhsil_2_3 + # detected LSIL progress to detected HSIL
    (arr1[(i-1),4,4])*uhsil_dhsil -     # undetected HSIL screened to detected HSIL
    (arr1[(i-1),5,4])*dhsil_dlsil_2_3 - # detected HSIL regress to detected LSIL
    (arr1[(i-1),5,4])*dhsil_ucan -      # detected HSIL LTFU to undetected cancer
    (arr1[(i-1),5,4])*dhsil_dcan -      # detected HSIL progress to detected cancer
    (arr1[(i-1),5,4])*dhsil_norm -      # detected HSIL treated to normal
    (arr1[(i-1),5,4])*age_out -         # age out
    (arr1[(i-1),5,4])*hyst_2-           # hysterectomy
    (arr1[(i-1),5,4])*p_die_2_3         # die (unrelated)
  # Cancer undetected 25-39 (6)
  arr1[i,6,4] <- (arr1[(i-1),6,4]) +
    (arr1[(i-1),6,4])*age_up_2 +        # age up
    (arr1[(i-1),4,4])*uhsil_ucan +      # undetected HSIL progress to undetected cancer
    (arr1[(i-1),5,4])*dhsil_ucan -      # detected HSIL LTFU to undetected cancer
    (arr1[(i-1),6,4])*ucan_dcan -       # undetected cancer screened to detected cancer
    (arr1[(i-1),6,4])*age_out -         # age out
    (arr1[(i-1),6,4])*hyst_2-           # hysterectomy
    (arr1[(i-1),6,4])*p_die_2_3         # die (unrelated)
  # Cancer detected 25-39 (7)
  arr1[i,7,4] <- (arr1[(i-1),7,4]) +
    (arr1[(i-1),7,3])*age_up_2 +        # age up
    (arr1[(i-1),5,4])*dhsil_dcan +      # detected HSIL progress to detected cancer
    (arr1[(i-1),6,4])*ucan_dcan -       # undetected cancer screened to detected cancer
    (arr1[(i-1),7,4])*dcan_dcandeath -  # detected cancer progress to cancer death
    (arr1[(i-1),7,4])*dcan_norm -       # detected cancer treated to normal
    (arr1[(i-1),7,4])*age_out -         # age out
    (arr1[(i-1),7,4])*p_die_2_3         # die (unrelated)
  # Cancer deaths 25-39 (8)
  arr1[i,8,4] <-
    (arr1[(i-1),7,4])*dcan_dcandeath    # detected cancer progress to cancer death
  }
  
  arr1 <- round(arr1,0)
  
  # Collapse array - remove age stratification
  result_5 <- apply(arr1, 2L, rowSums)
  # Vector of HSIL, cancer, and cancer death at steady state for iteration
  final_result_2 <- as.data.frame(result_5[nrow(result_5),])
  
  # Log likelihood of result vs predicted
  LL_2 <- sum(dpois(final_result_2[c(5,7,8),], c(196000*0.6,10510*0.6,3400*0.6), log=TRUE))
  
  # Vector of detected HSIL, detected cancer, and cancer death
  Results_2 <- final_result_2[c(5,7,8),]
  # Vector of detected HSIL, detected cancer, and cancer death
  Results_4 <- final_result_2[c(4,6,8),]
  
  # Create df from resultant array
  result_6 <- as.data.frame(result_5)
  # Add column name to Years column
  result_7 <- as.data.frame(tibble::rownames_to_column(result_6, "Year"))
  # Add year # column
  result_7$Year.No <- seq(1:t)
  
  
  ################### COMBINED RESULTS ###################
  
  # Combine unvaccinated and vaccinated into one vector (final results only)
  Results_all = Results+Results_2
  
  # Combine vaccinated and unvaccinated into one df (entire df)
  result_tot <- result_3[,-1] + result_7[,-1]
  #View(result_tot)
  
  # After adding, divide by two to fix Year #
  result_tot$Year.No <- result_tot$Year.No/2
  # Subtract to match year # to calendar year
  result_tot$Year <- result_tot$Year.No+(2008-987)
  
  # Combined LSIL undetected and detected
  result_tot$All_LSIL <- result_tot$Undet_LSIL + result_tot$Det_LSIL
  # Combine HSIL undetected and detected
  result_tot$All_HSIL <- result_tot$Undet_HSIL + result_tot$Det_HSIL
  # Combined Cancer undetected and detected 
  result_tot$All_Cancer <- result_tot$Undet_Cancer + result_tot$Det_Cancer
  
  return(result_tot)

}
  

### Results by Race

Results_white <- analysis_byrace(0.61,0.8,0.6)
Results_black <- analysis_byrace(0.12,0.84,0.45)
Results_hisp <- analysis_byrace(0.17,0.8,0.5)

# Normal
p_Norm_race<-ggplot(Results_white, aes(x=Year)) +
  geom_line(data=Results_white, aes(y=Normal), colour="red") + 
  geom_line(data=Results_black, aes(y=Normal), colour="blue") + 
  geom_line(data=Results_hisp, aes(y=Normal), colour="green") + 
  geom_line(aes(y=Normal), colour="red") + 
  coord_cartesian(
    xlim = c(2000,2050),
    ylim = c(0,15000000)) +
  geom_vline(xintercept = 2008,linetype="dashed",alpha=0.3) +
  geom_vline(xintercept = 2020,linetype="dashed",alpha=0.3)
p_Norm_race


# LSIL
p_LSIL_race<-ggplot(Results_white, aes(x=Year)) +
  geom_line(data=Results_white, aes(y=Undet_LSIL), colour="red", linetype="dashed") + 
  geom_line(data=Results_white, aes(y=Det_LSIL), colour="red") +
  geom_line(data=Results_black, aes(y=Undet_LSIL), colour="blue", linetype="dashed") + 
  geom_line(data=Results_black, aes(y=Det_LSIL), colour="blue") +
  geom_line(data=Results_hisp, aes(y=Undet_LSIL), colour="green", linetype="dashed") + 
  geom_line(data=Results_hisp, aes(y=Det_LSIL), colour="green") +
  coord_cartesian(
    xlim = c(2000,2050),
    ylim = c(0,600000)) +
  geom_vline(xintercept = 2008,linetype="dashed",alpha=0.3) +
  geom_vline(xintercept = 2020,linetype="dashed",alpha=0.3)
p_LSIL_race


# HSIL
p_HSIL_race<-ggplot(result_tot, aes(x=Year)) +
  geom_line(data=Results_white, aes(y=Undet_HSIL), colour="red", linetype="dashed") + 
  geom_line(data=Results_white, aes(y=Det_HSIL), colour="red") +
  geom_line(data=Results_black, aes(y=Undet_HSIL), colour="blue", linetype="dashed") + 
  geom_line(data=Results_black, aes(y=Det_HSIL), colour="blue") +
  geom_line(data=Results_hisp, aes(y=Undet_HSIL), colour="green", linetype="dashed") + 
  geom_line(data=Results_hisp, aes(y=Det_HSIL), colour="green") +
  coord_cartesian(
    xlim = c(2000,2050),
    ylim = c(0,250000)) +
  geom_vline(xintercept = 2008,linetype="dashed",alpha=0.3) +
  geom_vline(xintercept = 2020,linetype="dashed",alpha=0.3)
p_HSIL_race


p_Cancer_race<-ggplot(result_tot, aes(x=Year)) +
  geom_line(data=Results_white, aes(y=Undet_Cancer), colour="red", linetype="dashed") + 
  geom_line(data=Results_white, aes(y=Det_Cancer), colour="red") +
  geom_line(data=Results_white, aes(y=Cancer_Death), colour="red", linetype="dotted") +
  geom_line(data=Results_black, aes(y=Undet_Cancer), colour="blue", linetype="dashed") + 
  geom_line(data=Results_black, aes(y=Det_Cancer), colour="blue") +
  geom_line(data=Results_black, aes(y=Cancer_Death), colour="blue", linetype="dotted") +
  geom_line(data=Results_hisp, aes(y=Undet_Cancer), colour="green", linetype="dashed") + 
  geom_line(data=Results_hisp, aes(y=Det_Cancer), colour="green") +
  geom_line(data=Results_hisp, aes(y=Cancer_Death), colour="green", linetype="dotted") +
  coord_cartesian(
    xlim = c(2000,2050),
    ylim = c(0,50000)) +
  geom_vline(xintercept = 2008,linetype="dashed",alpha=0.3) +
  geom_vline(xintercept = 2020,linetype="dashed",alpha=0.3)
p_Cancer_race
